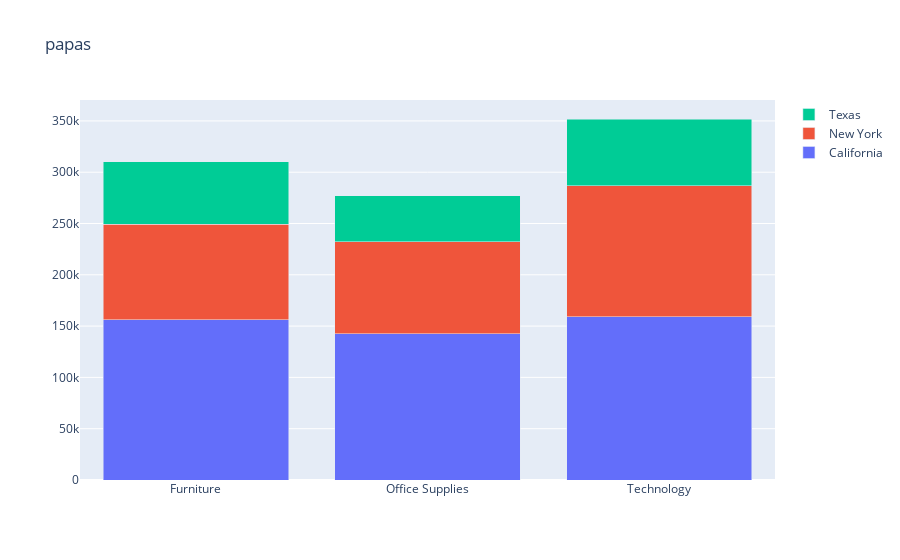

Source (notebook cell):
### Code cell
trace1 = {"type": "bar",
          "y": df_cat.loc["California", "Sales"],
          "x": df_cat.loc["California", "Category"],
          "name": "California"}

trace2 = {"type": "bar",
          "y": df_cat.loc["New York", "Sales"],
          "x": df_cat.loc["New York", "Category"],
          "name":"New York"} # Actualiza el valor de yaxis para que sea 'y1'

trace3 = {"type": "bar",
          "y": df_cat.loc["Texas", "Sales"],
          "x": df_cat.loc["Texas", "Category"],
          "name": "Texas"}

layout = go.Layout(barmode="stack", title="papas")

fig = go.Figure(data=[trace1, trace2, trace3], layout=layout)
fig

### Figure 1 — Plotly figure (JSON) as saved in the notebook; plotly's stock layout.template omitted (floating-point values rounded to 4 significant figures)
{"data": [{"name": "California", "type": "bar", "x": ["Furniture", "Office Supplies", "Technology"], "y": [156100.0, 142400.0, 159300.0]}, {"name": "New York", "type": "bar", "x": ["Furniture", "Office Supplies", "Technology"], "y": [93370.0, 90020.0, 127500.0]}, {"name": "Texas", "type": "bar", "x": ["Furniture", "Office Supplies", "Technology"], "y": [60590.0, 44490.0, 65100.0]}], "layout": {"barmode": "stack", "title": {"text": "papas"}}}
